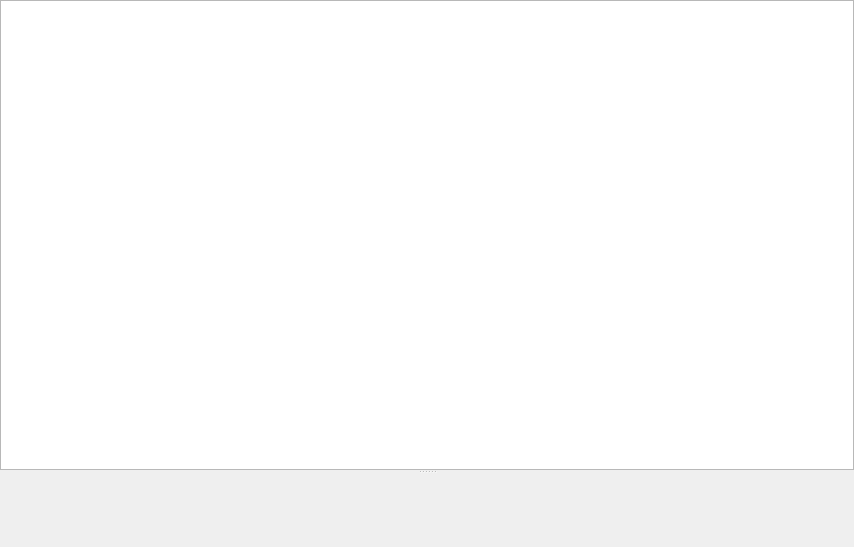
<?xml version="1.0" encoding="UTF-8"?>
<ui version="4.0">
 <class>DataMapView</class>
 <widget class="QWidget" name="DataMapView">
  <property name="geometry">
   <rect>
    <x>0</x>
    <y>0</y>
    <width>854</width>
    <height>547</height>
   </rect>
  </property>
  <property name="windowTitle">
   <string>Form</string>
  </property>
  <layout class="QVBoxLayout" name="verticalLayout">
   <property name="leftMargin">
    <number>0</number>
   </property>
   <property name="topMargin">
    <number>0</number>
   </property>
   <property name="rightMargin">
    <number>0</number>
   </property>
   <property name="bottomMargin">
    <number>0</number>
   </property>
   <item>
    <widget class="QSplitter" name="splitter">
     <property name="orientation">
      <enum>Qt::Vertical</enum>
     </property>
     <widget class="QTableView" name="dataView">
      <property name="sizePolicy">
       <sizepolicy hsizetype="Preferred" vsizetype="Preferred">
        <horstretch>0</horstretch>
        <verstretch>0</verstretch>
       </sizepolicy>
      </property>
      <property name="minimumSize">
       <size>
        <width>0</width>
        <height>0</height>
       </size>
      </property>
      <property name="maximumSize">
       <size>
        <width>16777215</width>
        <height>16777215</height>
       </size>
      </property>
      <property name="editTriggers">
       <set>QAbstractItemView::NoEditTriggers</set>
      </property>
      <property name="showDropIndicator" stdset="0">
       <bool>false</bool>
      </property>
      <property name="dragDropOverwriteMode">
       <bool>false</bool>
      </property>
      <property name="alternatingRowColors">
       <bool>false</bool>
      </property>
      <property name="selectionMode">
       <enum>QAbstractItemView::SingleSelection</enum>
      </property>
      <property name="selectionBehavior">
       <enum>QAbstractItemView::SelectRows</enum>
      </property>
      <property name="wordWrap">
       <bool>false</bool>
      </property>
      <property name="cornerButtonEnabled">
       <bool>false</bool>
      </property>
      <attribute name="horizontalHeaderStretchLastSection">
       <bool>true</bool>
      </attribute>
      <attribute name="verticalHeaderVisible">
       <bool>false</bool>
      </attribute>
      <attribute name="verticalHeaderDefaultSectionSize">
       <number>17</number>
      </attribute>
      <attribute name="verticalHeaderStretchLastSection">
       <bool>false</bool>
      </attribute>
     </widget>
     <widget class="QHexEdit" name="hexView" native="true">
      <property name="sizePolicy">
       <sizepolicy hsizetype="Expanding" vsizetype="Expanding">
        <horstretch>0</horstretch>
        <verstretch>0</verstretch>
       </sizepolicy>
      </property>
      <property name="minimumSize">
       <size>
        <width>0</width>
        <height>0</height>
       </size>
      </property>
     </widget>
    </widget>
   </item>
  </layout>
 </widget>
 <customwidgets>
  <customwidget>
   <class>QHexEdit</class>
   <extends>QWidget</extends>
   <header>qhexedit/qhexedit.h</header>
   <container>1</container>
  </customwidget>
 </customwidgets>
 <resources/>
 <connections/>
</ui>
